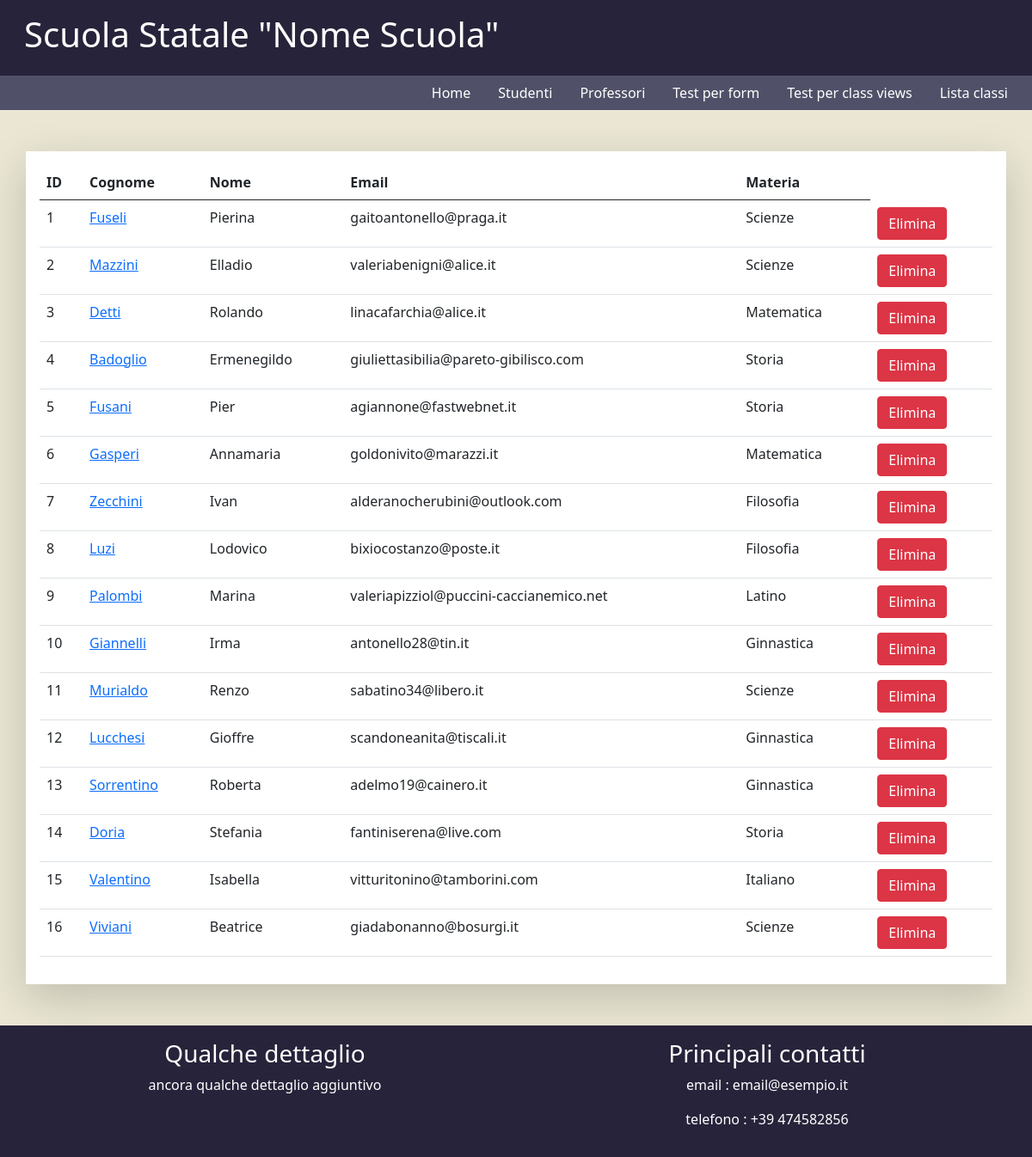
/professori, run on an earlier commit of the app's database.
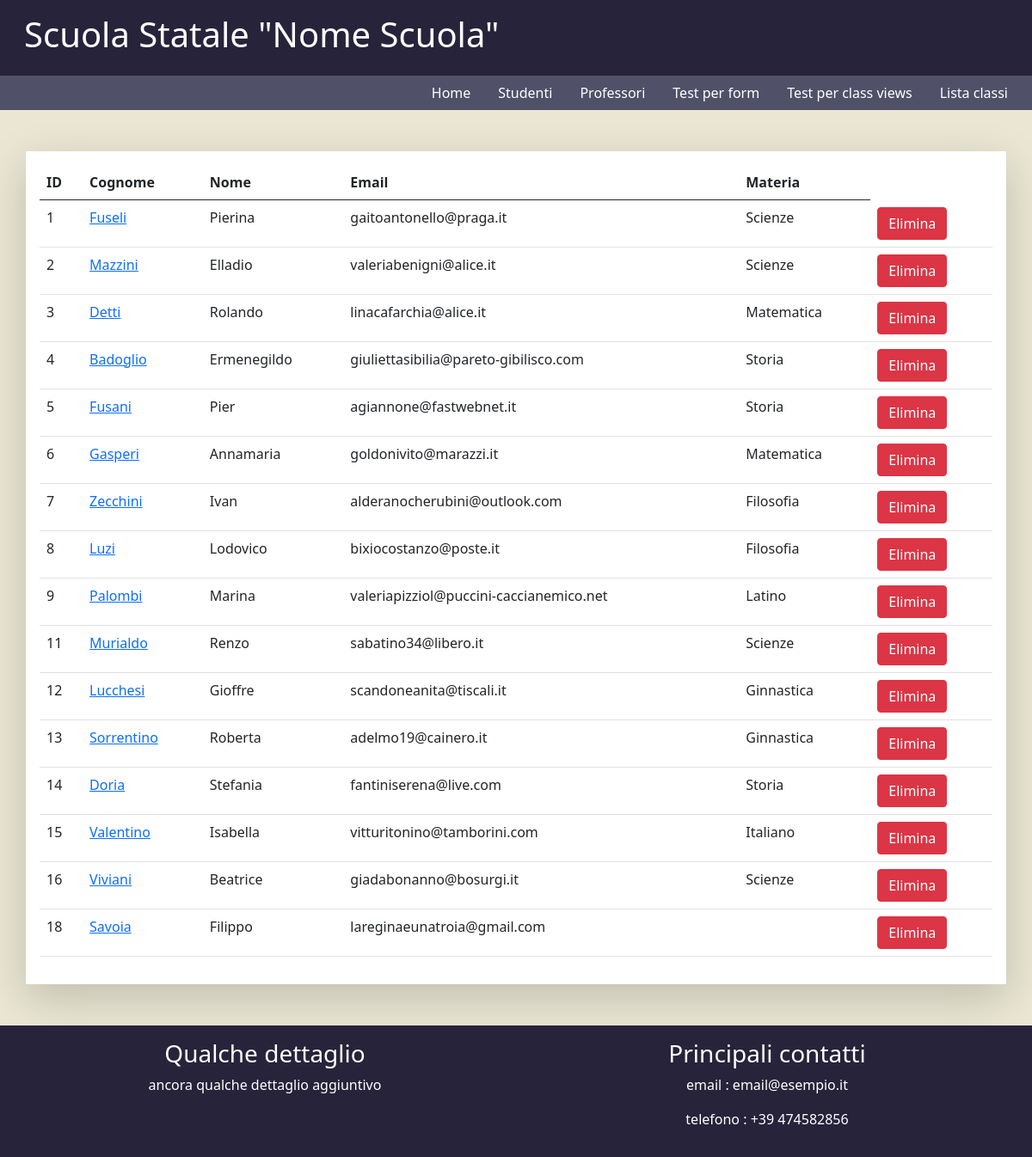
And on a later commit of the database.
### registro_scolastico/models.py (models this page shows, shortened)
class Professore(models.Model):
    nome = models.CharField(max_length=100, verbose_name='nome', help_text='nome del professore', blank=False, null=True)
    cognome = models.CharField(max_length=100, verbose_name='cognome', help_text='cognome del professore', blank=False, null=True, default='')
    email = models.EmailField(verbose_name='indirizzo email', help_text='contatto mail del professore', blank=False, null=True, default='')
    insegnamenti = models.ManyToManyField('registro_scolastico.Materia', related_name='insegnato_da')
    lezioni = models.ManyToManyField('registro_scolastico.Aula', related_name='insegnanti', blank=True)
    class Meta:
        verbose_name_plural = "Professori"

class Materia(models.Model):
    nome = models.CharField(max_length=100, verbose_name='insegnamento', help_text='nome insegnamento', blank=False, null=True)
    class Meta:
        verbose_name_plural = "Materie"

### registro_scolastico/views.py (the view)
# urls.py: path('professori', views.professori, name='professori'),
def professori(request):
    profs = Professore.objects.all()
    context = {'profs': profs}
    return render(request, 'professori.html', context)

### templates/professori.html (shortened to what this page needs)
{% extends 'base.html' %}
{% block mybody %}
    <table class="table">
        <thead>
            <tr>
                <th>ID</th>
                <th>Cognome</th>
                <th>Nome</th>
                <th>Email</th>
                <th>Materia</th>
            </tr>
        </thead>
        <tbody>
            {% for prof in profs %}
                <tr>
                    <td> {{ prof.pk }} </td>
                    <td><a href="{% url 'mostra_professore' prof.pk %}">{{ prof.cognome }}</a> </td>
                    <td> {{ prof.nome }} </td>
                    <td> {{ prof.email }} </td>
                    <td style="text-transform: capitalize;"> {{ prof.insegnamenti.last.nome }}</td>
                    <td><a href="{% url 'elimina_prof' prof.id %}" class="btn btn-danger">Elimina</a> </td>
                </tr>
            {% endfor %}
        </tbody>
     </table>
{% endblock %}

What changed in the data, as far as the page shows it:
removed Professore: pk "10", cognome "Giannelli", nome "Irma", email "antonello28@tin.it", insegnamenti.last.nome "Ginnastica"
added Professore: pk "18", cognome "Savoia", nome "Filippo", email "lareginaeunatroia@gmail.com"
